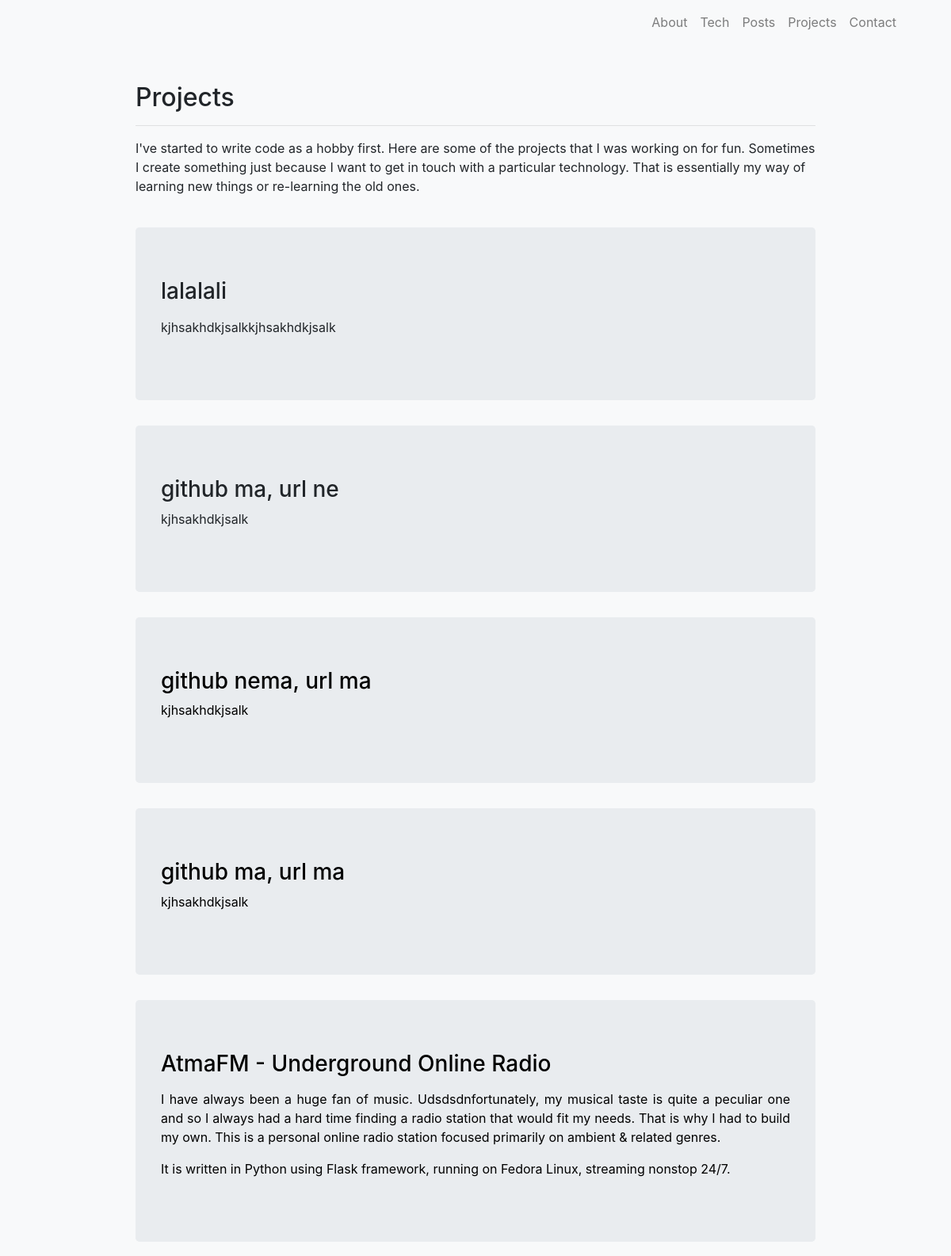
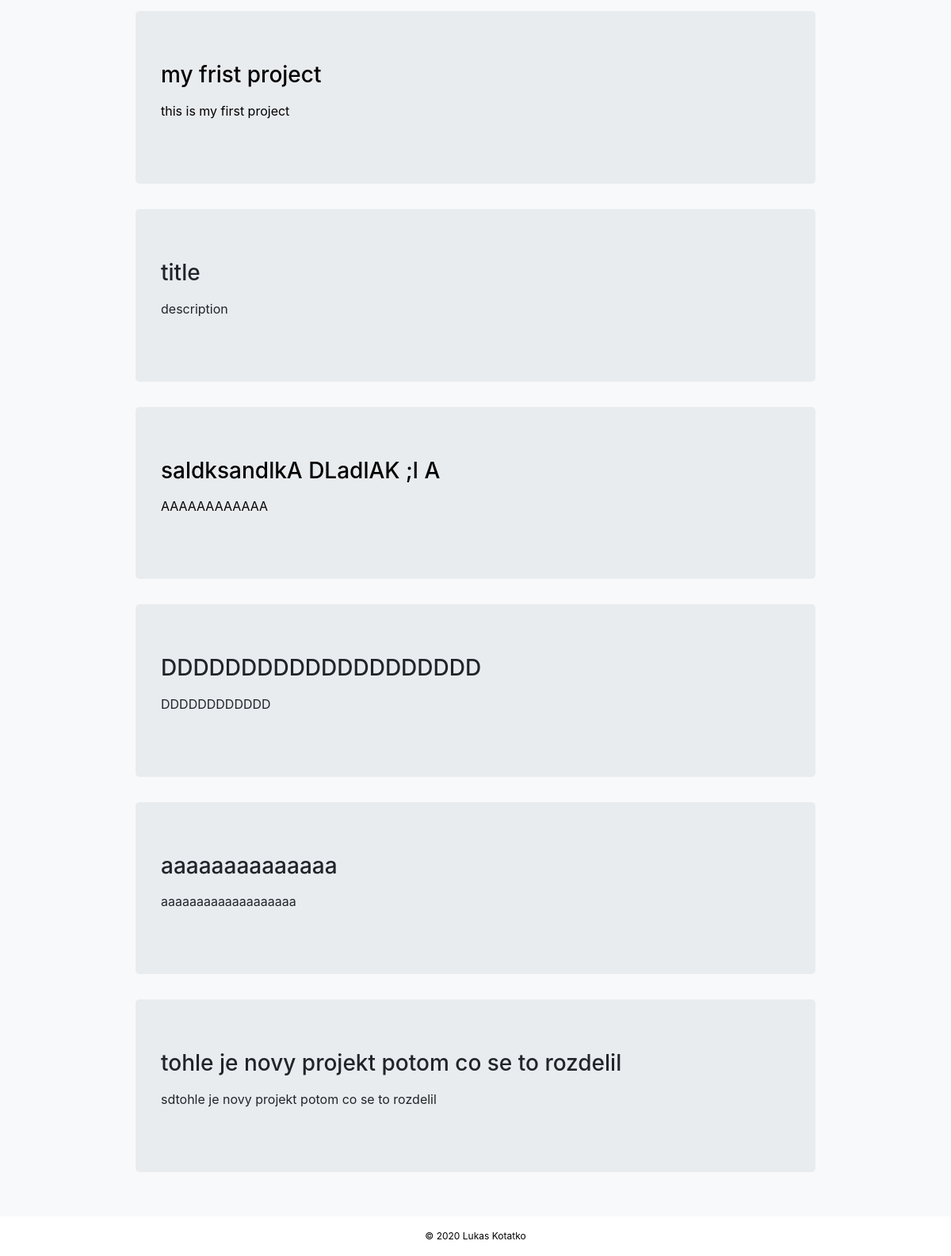
The app's page /projects with its own data (2 pictures, top to bottom).
### application/models.py (models this page shows, shortened)
class ProjectModel(db.Model):
    __tablename__ = "projects"
    id = db.Column(db.Integer, primary_key=True)
    title = db.Column(db.String(128), unique=False, nullable=False)
    description = db.Column(db.Text, unique=False, nullable=False)
    project_url = db.Column(db.String(256), unique=False, nullable=True)
    github_url = db.Column(db.String(256), unique=False, nullable=True)
    time_added = db.Column(db.DateTime, unique=False, nullable=False)

### application/routes.py (the view)
@app.route('/projects')
def projects():
    projects = ProjectModel.query.all()
    return render_template("projects.html", projects=projects)

### application/templates/projects.html (shortened to what this page needs)
{% extends 'layout.html' %}
{% block content %}
<div class="container projects">
<h2>Projects</h2>
<hr>
    <p>I've started to write code as a hobby first. Here are some of the projects that I was working on for fun. Sometimes I create something just because I want to get in touch with a particular technology. That is essentially my way of learning new things or re-learning the old ones.</p>
<br>
{% for project in projects %}
    {% if project.project_url %}
        <a style="text-decoration: none; text-align: justify; color: black !important;" href="{{ project.project_url }}" target="_blank">
            <div>
                <div class="uk-card uk-card-default uk-card-hover uk-card-body jumbotron">
                    <h3 class="uk-card-title">{{ project.title }}</h3>
                    <p>{{ project.description | safe }}</p>
                </div>
            </div>
        </a>
    {% else %}
        <div>
            <div class="uk-card uk-card-default uk-card-hover uk-card-body jumbotron">
                <h3 class="uk-card-title">{{ project.title }}</h3>
                <p>{{ project.description | safe}}</p>
            </div>
        </div>
    {% endif %}
{% endfor%}
</div>
{% endblock %}

### application/static/css/style.css (style rules this page uses)
html, body { background-color: #F8F9FA; }
a:link { color: black; }
body { margin:0; padding:0; }
@media screen and (min-width: 801px) { .projects { width: 80%; } }

### records on screen
ProjectModel: title "lalalali", description "kjhsakhdkjsalkkjhsakhdkjsalk"
ProjectModel: title "github ma, url ne", description "kjhsakhdkjsalk"
ProjectModel: title "github nema, url ma", description "kjhsakhdkjsalk"
ProjectModel: title "github ma, url ma", description "kjhsakhdkjsalk"
ProjectModel: title "AtmaFM - Underground Online Radio", description "I have always been a huge fan of music. Udsdsdnfortunately, my musical taste is quite a peculiar one and so I always had a hard time finding a radio station that would fit my needs. That is why I had to build my own. This is a personal online radio station focused primarily on ambient & related genres. It is written in Python using Flask framework, running on Fedora Linux, streaming nonstop 24/7."
ProjectModel: title "my frist project", description "this is my first project"
ProjectModel: title "title", description "description"
ProjectModel: title "saldksandlkA DLadlAK ;l A", description "AAAAAAAAAAAA"
ProjectModel: title "DDDDDDDDDDDDDDDDDDDD", description "DDDDDDDDDDDD"
ProjectModel: title "aaaaaaaaaaaaaa", description "aaaaaaaaaaaaaaaaaaa"
ProjectModel: title "tohle je novy projekt potom co se to rozdelil", description "sdtohle je novy projekt potom co se to rozdelil"
